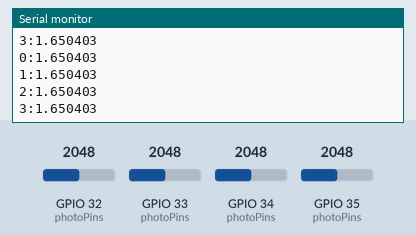
Simulated run of this sketch. Board: ESP32. Shown: the last lines printed to the serial monitor. Inputs (shaded band) come from the test bench; at power-on: GPIO 32 (photoPins) = 2048, GPIO 33 (photoPins) = 2048, GPIO 34 (photoPins) = 2048, GPIO 35 (photoPins) = 2048. WiFi joins after 1.5 s; servers stay silent unless stated; random numbers use the default seed unless the sketch sets one; no MQTT or app messages arrive unless stated.

Above: at 2.7 s.
2.8 s: GPIO 32 (photoPins) set to 2866
At 2.81 s:
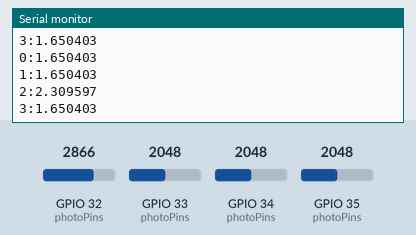
4.3 s: GPIO 33 (photoPins) set to 2866
At 4.35 s:
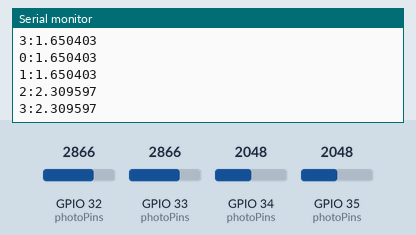
5.8 s: GPIO 34 (photoPins) set to 2866
7.3 s: GPIO 35 (photoPins) set to 2866
At 7.44 s:
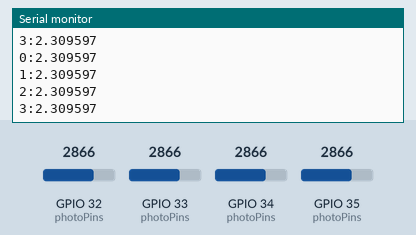
8.8 s: GPIO 32 (photoPins) set to 3972
At 8.82 s:
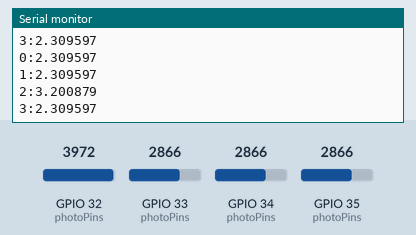
10.3 s: GPIO 33 (photoPins) set to 3972
At 10.36 s:
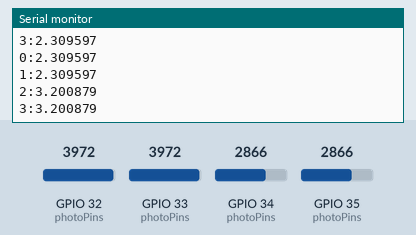
Timing chart, 0 to 12.8 s (numbered marks = the images above; inputs shaded):
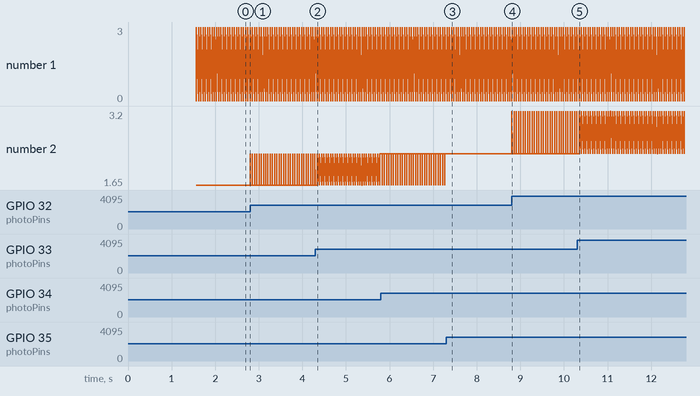

The sketch:

stethoscope.ino
```cpp
#include <WiFi.h>
#include <PubSubClient.h>

// WiFi credentials
const char* ssid = "pana";
const char* password = "bingbong8202";

// MQTT broker settings
const char* mqtt_server = "192.168.1.235";
const int mqtt_port = 1883;
const char* mqtt_user = "";
const char* mqtt_password = "";

WiFiClient espClient;
PubSubClient client(espClient);

#define COUNT_OF(x)                                                            \
  ((sizeof(x) / sizeof(0 [x])) / ((size_t)(!(sizeof(x) % sizeof(0 [x])))))

// Body location to GPIO numbers
typedef enum {
  CHEST = 34,
  THROAT = 35,
  LEFT_RIB = 32,
  RIGHT_RIB = 33,
} BodyPart;

BodyPart photoPins[] = {CHEST, THROAT, LEFT_RIB, RIGHT_RIB};

void setup() {
  Serial.begin(115200);
  setup_wifi();

  client.setServer(mqtt_server, mqtt_port);

  Serial.print("Initializing with %d sensors : ");
  Serial.println(COUNT_OF(photoPins));
  Serial.println("---");
}

void loop() {
  if (!client.connected()) {
    reconnect();
  }
  client.loop();

  String message = "";
  for (int i = 0; i < COUNT_OF(photoPins); i++) {
    int lightValue = analogRead(photoPins[i]);
    float voltage = lightValue * (3.3 / 4095.0);
    Serial.printf("%d:%f\n", i, voltage);

    message += String(voltage) + ",";

    // hell

    // Serial.print("Sensor ");
    // Serial.print(i + 1);
    // Serial.print(" (GPIO");
    // Serial.print(photoPins[i]);
    // Serial.print("): ");
    // Serial.print(lightValue);
    // Serial.print(" | ");
    // Serial.print(voltage);
    // Serial.println("V");
  }

  client.publish("setvar/light-value", message.c_str());
  delay(50);
  // Serial.println("---");

}


void setup_wifi() {
  delay(10);
  Serial.println();
  Serial.print("Connecting to ");
  Serial.println(ssid);
  WiFi.begin(ssid, password);

  while (WiFi.status() != WL_CONNECTED) {
    delay(500);
    Serial.print(".");
  }

  Serial.println("");
  Serial.println("WiFi connected");
  Serial.print("IP address: ");
  Serial.println(WiFi.localIP());
}

void reconnect() {
  while (!client.connected()) {
    Serial.print("Attempting MQTT connection...");
    String clientId = "ESPClient-" + String(random(0xffff), HEX);

    if (client.connect(clientId.c_str(), mqtt_user, mqtt_password)) {
      Serial.println("connected");
      // client.subscribe(topic_microbe_on);
      client.publish("stethoscope/connected", "ESP connected and listening");
    } else {
      Serial.print("failed, rc=");
      Serial.print(client.state());
      Serial.println(" — retrying in 5s");
      delay(5000);
    }
  }
}
```

Measured:
- after the input at 2.8 s, the serial monitor: prints a new line at once (image 1)
- after the input at 4.3 s, the serial monitor: prints a new line at once (image 2)
- after the input at 7.3 s, the serial monitor: prints a new line at once (image 3)
- after the input at 8.8 s, the serial monitor: prints a new line at once (image 4)
- after the input at 10.3 s, the serial monitor: prints a new line after 0.05 s (image 5)
